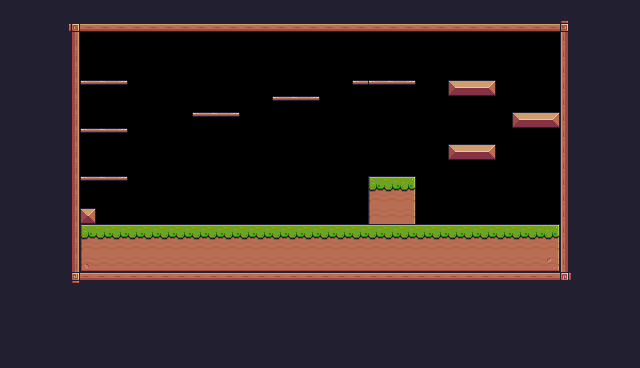

The image is a tile-based game level rendered from a .tmx file. Its description and complete source (layers, tilesets, objects, tile grids) follow:
An orthogonal 40x23 tile map with 16x16 px tiles, 1 tile layer (Background) and 27 objects (9x Platform, 4x Player).

<map version="1.10" tiledversion="1.10.2" orientation="orthogonal" renderorder="right-down" width="40" height="23" tilewidth="16" tileheight="16" infinite="0" nextlayerid="4" nextobjectid="41">
 <tileset firstgid="1" source="Pixel Adventure.tsx" />
 <layer id="1" name="Background" width="40" height="23">
  <data encoding="csv">
24,24,24,24,24,24,24,24,24,24,24,24,24,24,24,24,24,24,24,24,24,24,24,24,24,24,24,24,24,24,24,24,24,24,24,24,24,24,24,24,
24,24,24,24,92,134,134,134,134,134,134,134,134,134,134,134,134,134,134,134,134,134,134,134,134,134,134,134,134,134,134,134,134,134,134,93,24,24,24,24,
24,24,24,24,113,0,0,0,0,0,0,0,0,0,0,0,0,0,0,0,0,0,0,0,0,0,0,0,0,0,0,0,0,0,0,111,24,24,24,24,
24,24,24,24,113,0,0,0,0,0,0,0,0,0,0,0,0,0,0,0,0,0,0,0,0,0,0,0,0,0,0,0,0,0,0,111,24,24,24,24,
24,24,24,24,113,0,0,0,0,0,0,0,0,0,0,0,0,0,0,0,0,0,0,0,0,0,0,0,0,0,0,0,0,0,0,111,24,24,24,24,
24,24,24,24,113,40,41,42,0,0,0,0,0,0,0,0,0,0,0,0,0,0,40,40,41,42,0,0,13,14,15,0,0,0,0,111,24,24,24,24,
24,24,24,24,113,0,0,0,0,0,0,0,0,0,0,0,0,40,41,42,0,0,0,0,0,0,0,0,0,0,0,0,0,0,0,111,24,24,24,24,
24,24,24,24,113,0,0,0,0,0,0,0,40,41,42,0,0,0,0,0,0,0,0,0,0,0,0,0,0,0,0,0,13,14,15,111,24,24,24,24,
24,24,24,24,113,40,41,42,0,0,0,0,0,0,0,0,0,0,0,0,0,0,0,0,0,0,0,0,0,0,0,0,0,0,0,111,24,24,24,24,
24,24,24,24,113,0,0,0,0,0,0,0,0,0,0,0,0,0,0,0,0,0,0,0,0,0,0,0,13,14,15,0,0,0,0,111,24,24,24,24,
24,24,24,24,113,0,0,0,0,0,0,0,0,0,0,0,0,0,0,0,0,0,0,0,0,0,0,0,0,0,0,0,0,0,0,111,24,24,24,24,
24,24,24,24,113,40,41,42,0,0,0,0,0,0,0,0,0,0,0,0,0,0,0,7,8,9,0,0,0,0,0,0,0,0,0,111,24,24,24,24,
24,24,24,24,113,0,0,0,0,0,0,0,0,0,0,0,0,0,0,0,0,0,0,29,30,31,0,0,0,0,0,0,0,0,0,111,24,24,24,24,
24,24,24,24,113,35,0,0,0,0,0,0,0,0,0,0,0,0,0,0,0,0,0,29,30,31,0,0,0,0,0,0,0,0,0,111,24,24,24,24,
24,24,24,24,113,7,8,8,8,8,8,8,8,8,8,8,8,8,8,8,8,8,8,8,8,8,8,8,8,8,8,8,8,8,9,111,24,24,24,24,
24,24,24,24,113,29,30,30,30,30,30,30,30,30,30,30,30,30,30,30,30,30,30,30,30,30,30,30,30,30,30,30,30,30,31,111,24,24,24,24,
24,24,24,24,113,51,52,52,52,52,52,52,52,52,52,52,52,52,52,52,52,52,52,52,52,52,52,52,52,52,52,52,52,52,53,111,24,24,24,24,
24,24,24,24,114,90,90,90,90,90,90,90,90,90,90,90,90,90,90,90,90,90,90,90,90,90,90,90,90,90,90,90,90,90,90,115,24,24,24,24,
24,24,24,24,24,24,24,24,24,24,24,24,24,24,24,24,24,24,24,24,24,24,24,24,24,24,24,24,24,24,24,24,24,24,24,24,24,24,24,24,
24,24,24,24,24,24,24,24,24,24,24,24,24,24,24,24,24,24,24,24,24,24,24,24,24,24,24,24,24,24,24,24,24,24,24,24,24,24,24,24,
24,24,24,24,24,24,24,24,24,24,24,24,24,24,24,24,24,24,24,24,24,24,24,24,24,24,24,24,24,24,24,24,24,24,24,24,24,24,24,24,
24,24,24,24,24,24,24,24,24,24,24,24,24,24,24,24,24,24,24,24,24,24,24,24,24,24,24,24,24,24,24,24,24,24,24,24,24,24,24,24,
24,24,24,24,24,24,24,24,24,24,24,24,24,24,24,24,24,24,24,24,24,24,24,24,24,24,24,24,24,24,24,24,24,24,24,24,24,24,24,24
</data>
 </layer>
 <objectgroup id="2" name="Spawnpoints">
  <object id="4" name="Player" type="Player" x="160" y="192" width="31.75" height="31.25" />
  <object id="38" name="Player2" type="Player" x="192" y="192" width="31.75" height="31.25" />
  <object id="39" name="Player3" type="Player" x="224" y="192" width="31.75" height="31.25" />
  <object id="40" name="Player4" type="Player" x="256" y="192" width="31.75" height="31.25" />
 </objectgroup>
 <objectgroup id="3" name="Collisions">
  <object id="8" x="64" y="16" width="16" height="272" />
  <object id="9" x="80" y="272" width="496" height="16" />
  <object id="10" x="560" y="16" width="16" height="256" />
  <object id="13" x="80" y="16" width="480" height="16" />
  <object id="14" type="Platform" x="80" y="176" width="48" height="16" />
  <object id="15" x="80" y="128" width="48" height="16" />
  <object id="16" x="80" y="80" width="48" height="16" />
  <object id="17" x="192" y="112" width="48" height="16" />
  <object id="18" x="272" y="96" width="48" height="16" />
  <object id="19" x="352" y="80" width="64" height="16" />
  <object id="22" x="448" y="80" width="48" height="16" />
  <object id="23" x="512" y="112" width="48" height="16" />
  <object id="24" x="448" y="144" width="48" height="16" />
  <object id="25" x="368" y="176" width="48" height="48" />
  <object id="26" x="80" y="208" width="16" height="16" />
  <object id="27" type="Platform" x="80" y="224" width="480" height="48" />
  <object id="29" type="Platform" x="192" y="112" width="48" height="16" />
  <object id="31" type="Platform" x="80" y="80" width="48" height="16" />
  <object id="32" type="Platform" x="272" y="96" width="48" height="16" />
  <object id="33" type="Platform" x="352" y="80" width="64" height="16" />
  <object id="34" type="Platform" x="448" y="80" width="48" height="16" />
  <object id="35" type="Platform" x="512" y="112" width="48" height="16" />
  <object id="36" type="Platform" x="448" y="144" width="48" height="16" />
 </objectgroup>
</map>
